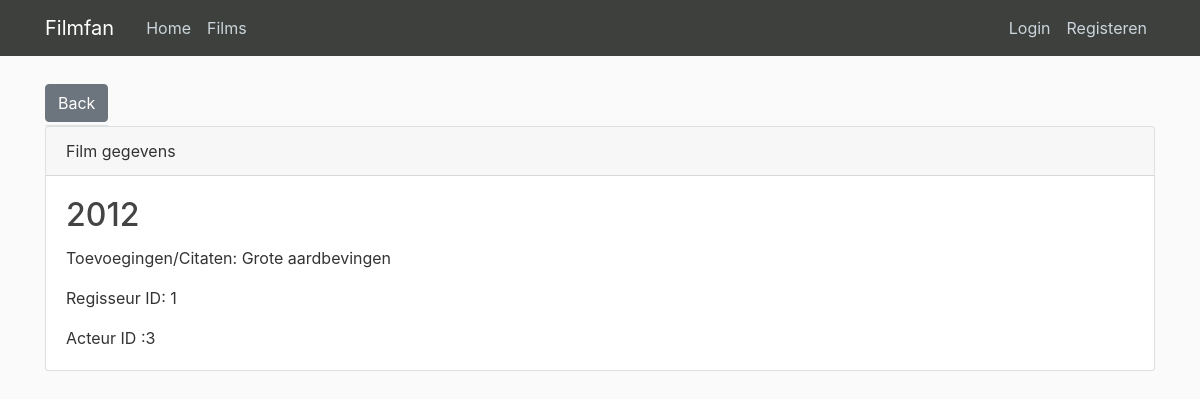
Screenshot of /films/film/2 with the database file from the repository.
### film/models.py (models this page shows, shortened)
class Film(db.Model):
    id = db.Column(db.Integer, primary_key=True)
    titel = db.Column(db.String(45), nullable=False)
    releasedatum = db.Column(db.Date, nullable=False)
    toevoegingen = db.Column(db.Text(500), nullable=True)
    regisseur_id = db.Column(db.Integer, db.ForeignKey('regisseur.id'), nullable=False)
    acteur_id = db.Column(db.Integer, db.ForeignKey('acteur.id'), nullable=False)
    acteur = db.relationship('Acteur', backref='author', lazy=True)
    regisseur = db.relationship('Regisseur', backref='author2', lazy=True)
    rol = db.relationship('Rol', backref='author3', lazy=True)

### film/routes.py (the view)
@app.route("/films/film/<int:film_id>")
def film(film_id):
    film = Film.query.get_or_404(film_id)
    return render_template('/films/read_films.html', title=film.titel, film=film)

### film/templates/films/read_films.html (shortened to what this page needs)
{% extends "layout.html" %}
{% block content %}
<nav class="nav">
    <ul class="nav nav-tabs">
        <li class="nav-item">
            <a class="btn btn-secondary mt-1 mb-1" href="/films">Back</a>
        </li>
    </ul>
</nav>
<div class="card">
    <div class="card-header">
        Film gegevens
    </div>
    <div class="card-body">
        <h2 class="card-title">{{ film.titel }}</h2>
        <p class="card-text">Toevoegingen/Citaten: {{ film.toevoegingen }}</p>
        <p class="card-text">Regisseur ID: {{ film.regisseur_id }}</p>
        <p class="card-text">Acteur ID :{{ film.acteur_id }}</p>
    </div>
</div>
{% endblock content %}

### film/static/main.css (style rules this page uses)
body { background: #fafafa; color: #333333; margin-top: 5rem; }
h1, h2, h3, h4, h5, h6 { color: #444444; }

### rows the page displays
Film: titel "2012", toevoegingen "Grote aardbevingen", regisseur_id "1", acteur_id "3"
